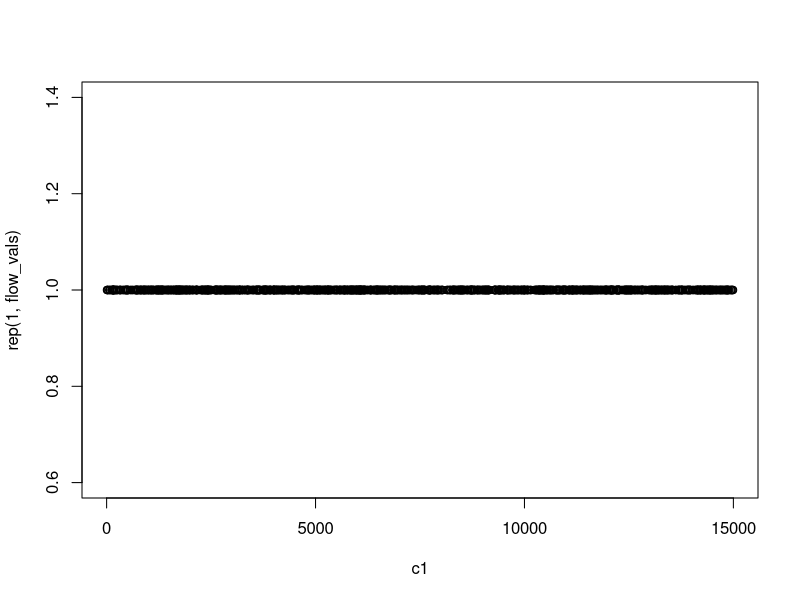
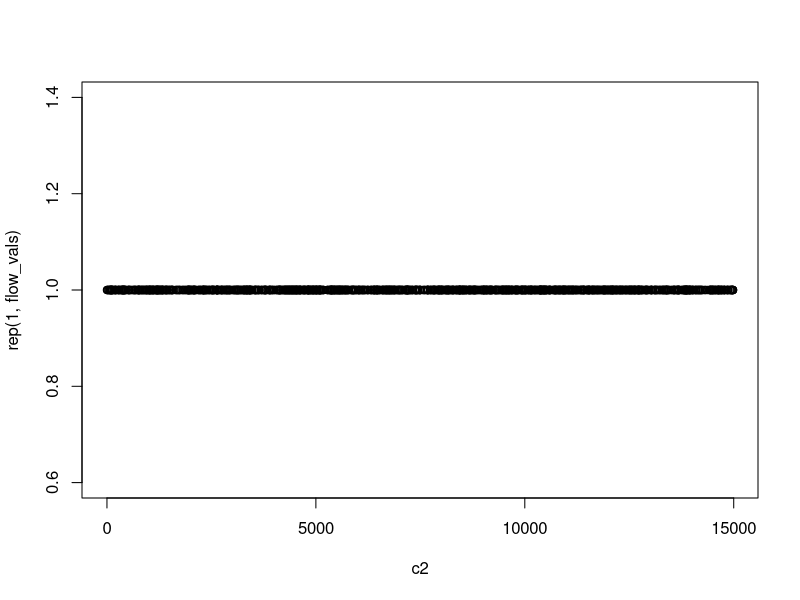
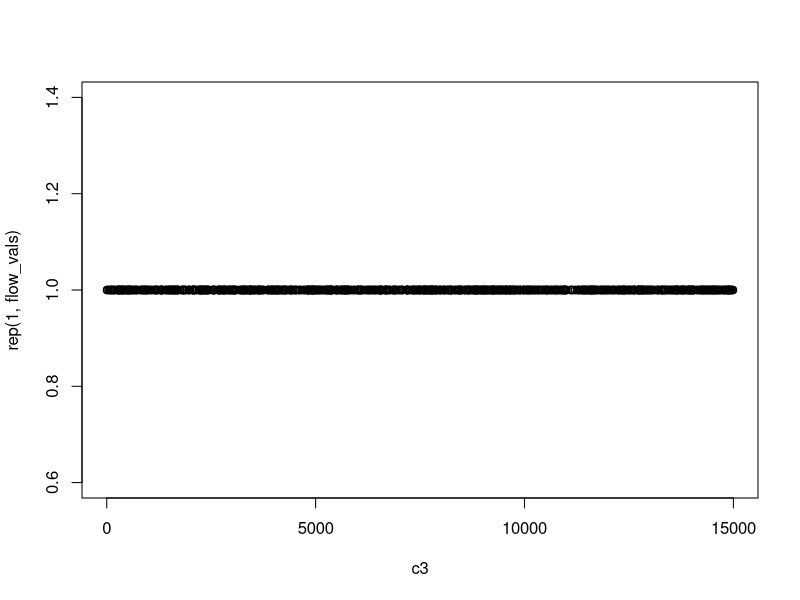
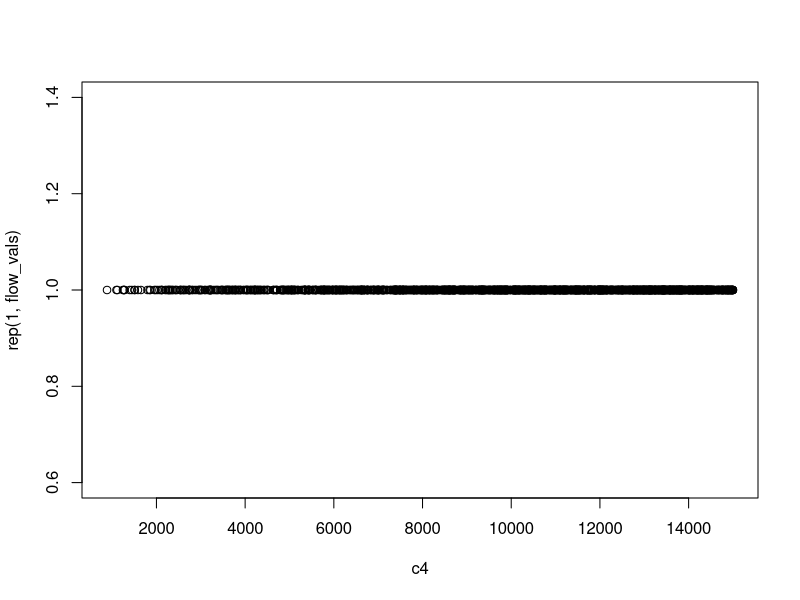
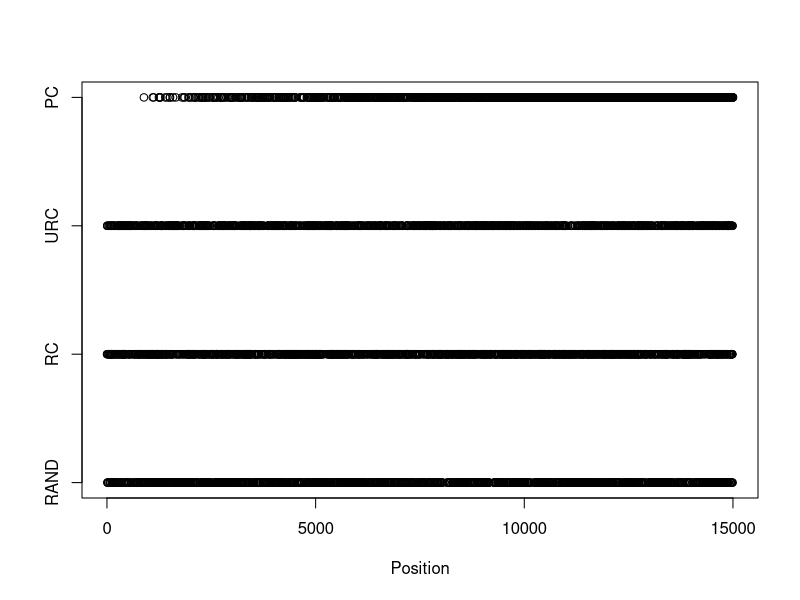
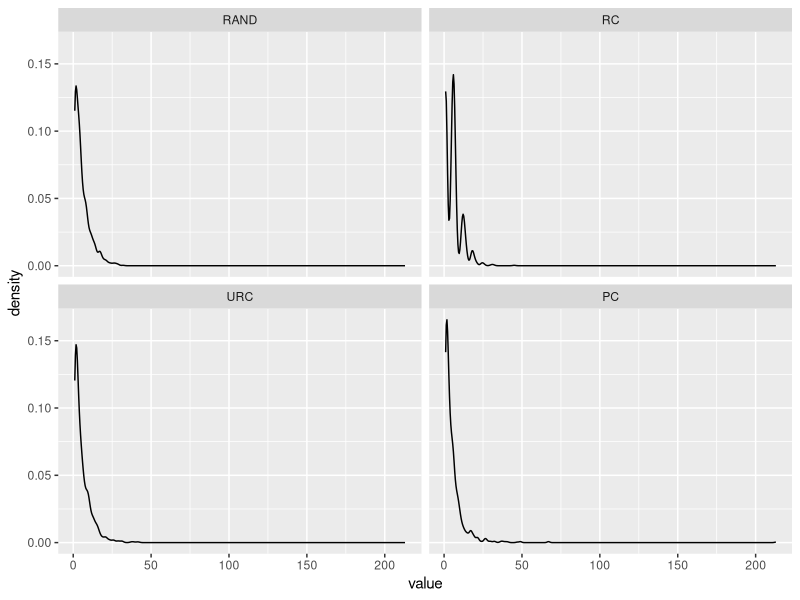

Write the R code that produced these figures, in order.
flow_length <- 15000
flow_vals <- 1369

#case 1 complete randomness
c1 <- sample(1L:flow_length, flow_vals)
plot(c1, y = rep(1, flow_vals))

#case 2 regular clusters
probs <- sin(1:flow_length)
probs[probs < 0] <- 0
c2 <- sample(1L:flow_length, flow_vals, prob = probs)
plot(c2, y = rep(1, flow_vals))

#case 3 unregular clusters - not sure if I implemented it correctly
probs <- sin(1:(4*flow_length))
probs[probs < 0] <- 0
c3 <- sample(1L:flow_length, flow_vals, prob = probs[sample(1L:(4*flow_length), flow_length)])
plot(c3, y = rep(1, flow_vals))


#case 4 less probable positive droplet at the end of experiment - position correlation (PC)
c4 <- sample(1L:flow_length, flow_vals, prob = 1L:flow_length/flow_length/2)
plot(c4, y = rep(1, flow_vals))


plot(x = c(c1, c2, c3, c4), y = c(rep(1, flow_vals), 
                                  rep(2, flow_vals), 
                                  rep(3, flow_vals), 
                                  rep(4, flow_vals)), 
     xlab = "Position", ylab = "", yaxt = "n")
axis(2, c(1, 2, 3, 4), labels = c("RAND", "RC", "URC", "PC"))

#positiona
dat <- matrix(c(sort(c1), sort(c2), sort(c3), sort(c4)), ncol = 4)
colnames(dat) <- c("RAND", "RC", "URC", "PC")


calc_distances <- function(x) {
  x <- sort(x)
  #1--2 elements
  c(abs(x[1] - x[2]),
    #elements in middle
    sapply(2L:(length(x) - 1), function (i)
      min(abs(c(x[i] - x[i - 1], x[i] - x[i + 1])))),
    #n-1--n element
    abs(x[length(x)] - x[length(x) - 1]))
}

dists <- apply(dat, 2, calc_distances)
library(reshape2)
library(ggplot2)
mdists <- melt(dists)

#cumulative distribution function of distance
ggplot(mdists, aes(x = value)) + geom_density() + facet_wrap(~ Var2)
#observation: RC has multimodal distribution

#observation - PC can be detected by simple correlation test
apply(dists, 2, function(i)
  cor.test(x = i, y = 1L:flow_vals))

#does mean nearest neighbour distance does not differentiate between cases?
apply(dists, 2, mean)
anova(lm(value ~ Var2, data = mdists[, 2L:3]))
#not

library(multcomp)
pois_model <- glm(value ~ Var2, data = mdists[, 2L:3], family = poisson)
multi_comp <- glht(pois_model, linfct = mcp(Var2 = "Tukey"))
groups <- cld(multi_comp)
summary(multi_comp)
#cannot distinguish between URC and RC - it maybe because of the simulation
